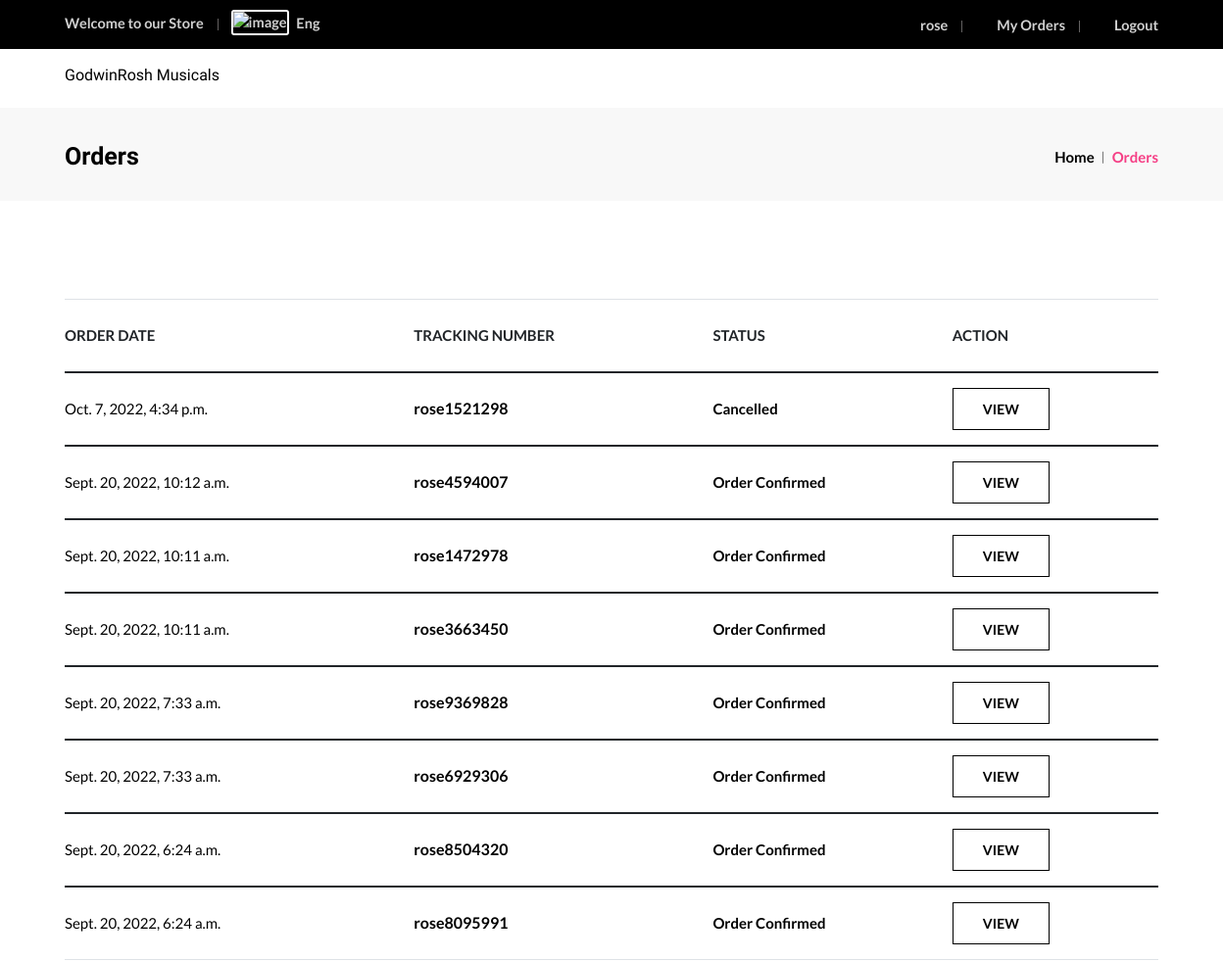
Before: /orders/orders/ (signed in, upper part) with the older database file.
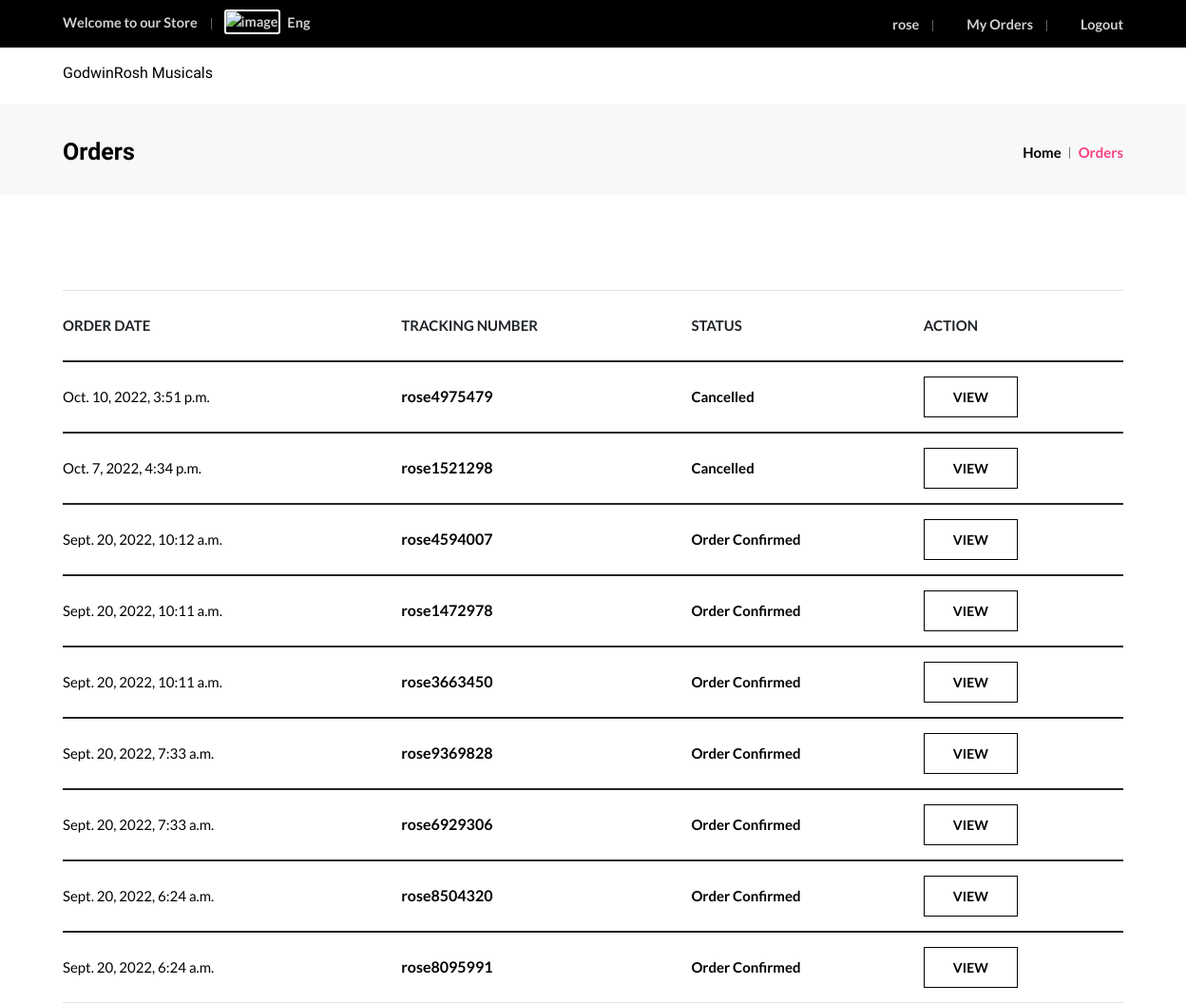
After: the same page with the newer database file.
### orders/models.py (models this page shows, shortened)
class Order(models.Model):
    user = models.ForeignKey(Account, on_delete=models.CASCADE, null=True)
    product = models.ForeignKey(Product, on_delete=models.CASCADE, null=True)
    fname = models.CharField(max_length=150, null=True)
    lname = models.CharField(max_length=150, null=True)
    email = models.CharField(max_length=150, null=True)
    phone = models.CharField(max_length=150, null=True)
    address = models.TextField(null=True)
    country = models.CharField(max_length=150, null=True)
    state = models.CharField(max_length=150, null=True)
    city = models.CharField(max_length=150, null=True)
    pincode = models.CharField(max_length=150, null=True)
    total_price = models.FloatField(null=True)
    payment_mode = models.CharField(max_length=150, null=True)
    payment_id= models.CharField(max_length=250, null=True)
    orderstatuses = (
        ('Order Confirmed','Order Confirmed'),
        ('Order Shipped','Order Shipped'),
        ('Out for delivery','Out for delivery'),
        ('Order Delivered','Order Delivered')
    )
    status = models.CharField(max_length=150, choices=orderstatuses, default='Order Confirmed')
    message = models.TextField(null=True)
    tracking_no = models.CharField(max_length=150, null=True)
    created_at = models.DateTimeField(auto_now_add=True)
    updated_at = models.DateTimeField(auto_now=True)

### orders/views.py (the view)
# urls.py: path('orders/', include('orders.urls')),
def orders(request,total=0, quantity=0, cart_items=None):
    order = Order.objects.filter(user = request.user ).order_by('-id')
    try:
        cart_items  = cartItem.objects.filter(user = request.user, is_active = True)
        for cart_item in cart_items:
            total += (cart_item.product.selling_price * cart_item.quantity)
            quantity += cart_item.quantity
        tax = (1*total)/100
        grand_total = total + tax
    except ObjectDoesNotExist:
        pass
    context = {
    'total':total,
    'quantity':quantity,
    'cart_items':cart_items,
    'tax':tax,
    'grand_total':grand_total,
    'orders':order,
    }
    return render(request, 'orders.html',context)

### templates/orders.html (shortened to what this page needs)
{% extends 'base.html' %}
{% load static %}
{% block content %}
<div class="page-title-area">
    <div class="container">
        <div class="page-title-content">
            <h2>Orders</h2>
            <ul>
                <li><a href="index.html">Home</a></li>
                <li>Orders</li>
            </ul>
        </div>
    </div>
</div>
<section class="cart-area ptb-100">
    <div class="container">
        <form>
            <div class="cart-table table-responsive">
                <table class="table table-bordered">
                    <thead>
                        <tr>
                            <th scope="col">Order Date</th>
                            <th scope="col">Tracking Number</th>
                            <th scope="col">Status</th>
                            <th scope="col">Action</th>
                        </tr>
                    </thead>
                    {% for x in orders %}
                    <tbody>
                        <tr>
                            <td class="product-thumbnail">
                                <a href="#">
                                    {{ x.created_at }}
                                </a>
                            </td>
                            <td class="product-name">
                                <a href="#">{{ x.tracking_no}}</a>
                            </td>
                            <td class="product-subtotal">
                                <span class="subtotal-amount">{{ x.status}}</span>
                            </td>
                            <td class="product-price">
                                <a href="{% url 'orderView' x.id %}" class="optional-btn">View</a>
                            </td>
                        </tr>
                    </tbody>
                    {% endfor %}
                </table>
            </div>
        </form>
    </div>
</section>
{% endblock %}

Changed rows visible on the page:
added Order: created_at "Oct. 10, 2022, 3:51 p.m.", tracking_no "rose4975479", status "Cancelled"
